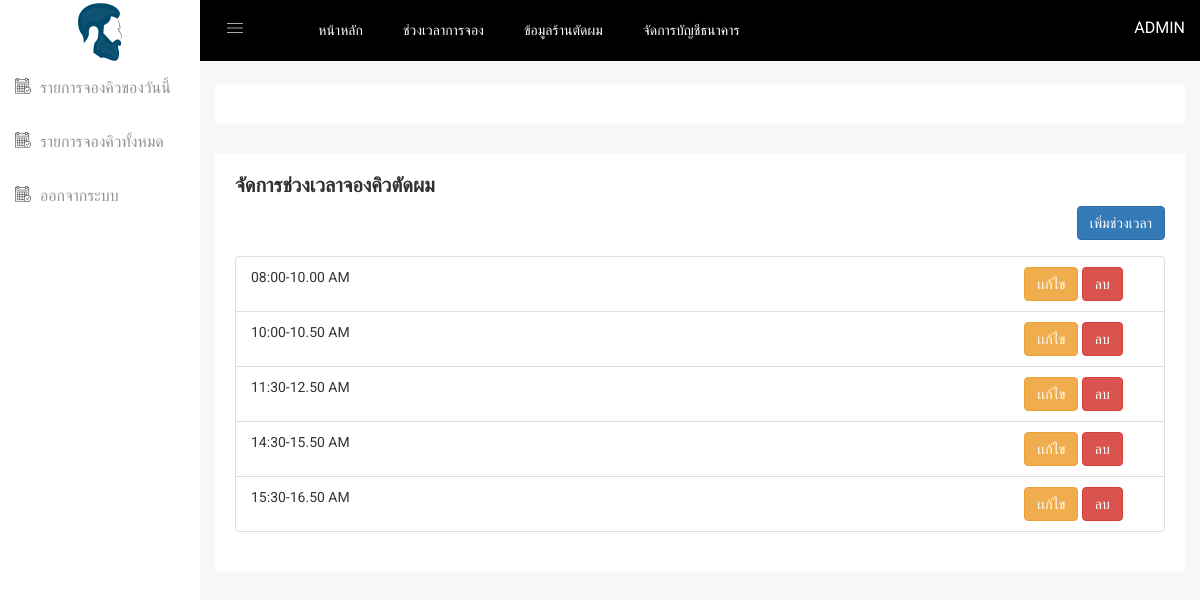
The page /admin_time_slot.php (signed in) on the database its author committed.
### tables this page shows
CREATE TABLE `tb_time_slots` (
  `id` int NOT NULL,
  `time_slot_time` varchar(100) NOT NULL,
  `time_slot_status` tinyint(1) NOT NULL DEFAULT '1',
  `time_slot_description` varchar(100) NOT NULL
);

### www/admin_time_slot.php (the view, shortened to what this page needs)
<?php
include_once("./configs/connect_db.php");
$sqlTimeSlot="SELECT * FROM `tb_time_slots` ORDER BY `tb_time_slots`.`time_slot_time` ASC";
$queryTimeSlot=   mysqli_query($conn, $sqlTimeSlot);
?>
<!doctype html>
<html class="no-js" lang="en">
<head>
    <?php include_once("./head_fragment.php") ?>
    <link rel="stylesheet" href="css/alerts.css">
    <link rel="stylesheet" href="css/modals.css">
</head>
<body>
    <?php include_once("./sidebar.php") ?>
    <div class="all-content-wrapper">
        <div class="container-fluid">
            <div class="row">
                <div class="col-lg-12 col-md-12 col-sm-12 col-xs-12">
                    <div class="logo-pro">
                        <a href="index.html"><img class="main-logo" src="img/logo/logo.png" alt="" /></a>
                    </div>
                </div>
            </div>
        </div>
        <?php include_once("./header.php") ?>
        <div class="basic-form-area mg-b-15">
            <div class="container-fluid">
                <div class="row">
                    <div class="col-lg-12 col-md-12 col-sm-12 col-xs-12">
                        <div class="sparkline12-list mt-5">
                            <div class="sparkline12-hd">
                                <div class="row">
                                    <div class="col-md-12 bg-light text-left">
                                        <div class="main-sparkline12-hd">
                                            <h1>จัดการช่วงเวลาจองคิวตัดผม</h1>
                                        </div>
                                    </div>
                                    <div class="col-md-12 bg-light text-right mb-5" style="margin-bottom:1rem">
                                        <button data-toggle="modal" data-target="#PrimaryModalalertaa" type="button"
                                            class="btn btn-primary">เพิ่มช่วงเวลา</button>
                                    </div>
                                </div>
                            </div>
                            <div class="sparkline12-graph">
                                <div class="basic-login-form-ad">
                                    <div class="row">
                                        <div class="col-lg-12 col-md-12 col-sm-12 col-xs-12">
                                            <div class="all-form-element-inner">
                                                <ul class="list-group mt-5">
                                                    <?php
                                                if (mysqli_num_rows($queryTimeSlot) > 0) {
                                                    while($rowTimeSlot = mysqli_fetch_assoc($queryTimeSlot)) {?>
                                                    <li
                                                        class="list-group-item d-flex justify-content-between align-items-center">
                                                        <div class="row justify-content-end">
                                                            <div class="col-md-10">
                                                                <?=$rowTimeSlot["time_slot_description"]?>
                                                            </div>
                                                            <div class="col-md-2">
                                                                <?php
                                                               if($rowTimeSlot["time_slot_status"] == 1){
                                                                ?>
                                                                <button type="button" class="btn btn-warning" title=""
                                                                    data-original-title="เเก้ไข" data-toggle="modal"
                                                                    data-target="#PrimaryModalftblack<?=$rowTimeSlot["id"]?>">เเก้ไข
                                                                </button>
                                                                <a data-toggle="tooltip" title=""
                                                                    href="admin_time_slot.php?deleteR=req&time_lot_id=<?=$rowTimeSlot["id"]?>"
                                                                    type="button" class="btn btn-danger"
                                                                    data-original-title="ลบ">ลบ
                                                                </a>
                                                                <?php    }
                                                            ?>
                                                            </div>
                                                        </div>
                                                    </li>
                                                    <?php     }
                                                }else{
                                                    echo "<h1>ไม่พบข้อมูล</h1>";
                                                }
                                                ?>
                                                </ul>
                                            </div>
                                        </div>
                                    </div>
                                </div>
                            </div>
                        </div>
                    </div>
                </div>
            </div>
        </div>
    </div>
</body>
</html>

### www/head_fragment.php (shortened to what this page needs)
<link rel="stylesheet" href="css/bootstrap.min.css">
<link rel="stylesheet" href="css/font-awesome.min.css">
<link rel="stylesheet" href="css/owl.carousel.css">
<link rel="stylesheet" href="css/owl.theme.css">
<link rel="stylesheet" href="css/owl.transitions.css">
<link rel="stylesheet" href="css/animate.css">
<link rel="stylesheet" href="css/normalize.css">
<link rel="stylesheet" href="css/meanmenu.min.css">
<link rel="stylesheet" href="css/main.css">
<link rel="stylesheet" href="css/educate-custon-icon.css">
<link rel="stylesheet" href="css/morrisjs/morris.css">
<link rel="stylesheet" href="css/scrollbar/jquery.mCustomScrollbar.min.css">
<link rel="stylesheet" href="css/metisMenu/metisMenu.min.css">
<link rel="stylesheet" href="css/metisMenu/metisMenu-vertical.css">
<link rel="stylesheet" href="css/calendar/fullcalendar.min.css">
<link rel="stylesheet" href="css/calendar/fullcalendar.print.min.css">
<link rel="stylesheet" href="css/form/all-type-forms.css">
<link rel="stylesheet" href="css/dropzone/dropzone.css">
<link rel="stylesheet" href="style.css">
<link rel="stylesheet" href="css/responsive.css">

### www/sidebar.php (shortened to what this page needs)
<div class="left-sidebar-pro">
    <nav id="sidebar" class="">
        <div class="sidebar-header">
            <a href="info_shop.php"><img class="main-logo" src="img/logo/logo.png" alt="" /></a>
        </div>
        <div class="left-custom-menu-adp-wrap comment-scrollbar">
            <nav class="sidebar-nav left-sidebar-menu-pro">
                <ul class="metismenu" id="menu1">
                    <?php
                           if($_SESSION["user_role"] ==="USER"){?>
                    <li>
                        <a title="Landing Page" href="./jongq_list_user_toDay.php" aria-expanded="false"><span
                                class="educate-icon educate-event icon-wrap sub-icon-mg" aria-hidden="true"></span>
                            <span class="mini-click-non">รายการจองคิวของวันนี้</span>
                        </a>
                    </li>
                    <li>
                        <a title="Landing Page" href="./jongq_list_user.php" aria-expanded="false"><span
                                class="educate-icon educate-event icon-wrap sub-icon-mg" aria-hidden="true"></span>
                            <span class="mini-click-non">รายการจองคิวทั้งหมด</span>
                        </a>
                    </li>
                    <!-- <li>
                           <a title="Landing Page" href="events.html" aria-expanded="false"><span
                                   class="educate-icon educate-event icon-wrap sub-icon-mg" aria-hidden="true"></span>
                               <span class="mini-click-non">ข่าว</span></a>
                       </li> -->
                    <?php }
                    else{
                       ?>
                    <li>
                        <a title="Landing Page" href="./jongq_list_admin_toDay.php" aria-expanded="false"><span
                                class="educate-icon educate-event icon-wrap sub-icon-mg" aria-hidden="true"></span>
                            <span class="mini-click-non">รายการจองคิวของวันนี้</span>
                        </a>
                    </li>
                    <li>
                        <a title="Landing Page" href="./jongq_list_admin.php" aria-expanded="false"><span
                                class="educate-icon educate-event icon-wrap sub-icon-mg" aria-hidden="true"></span>
                            <span class="mini-click-non">รายการจองคิวทั้งหมด</span>
                        </a>
                    </li>
                    <?php     }
                    ?>
                    <li>
                        <a title="Landing Page" href="./logout.php" aria-expanded="false"><span
                                class="educate-icon educate-event icon-wrap sub-icon-mg" aria-hidden="true"></span>
                            <span class="mini-click-non">ออกจากระบบ</span>
                        </a>
                    </li>
                </ul>
            </nav>
        </div>
    </nav>
</div>

### www/header.php (shortened to what this page needs)
<div class="header-advance-area">
    <div class="header-top-area" style="background: #000000">
        <div class="container-fluid">
            <div class="row">
                <div class="col-lg-12 col-md-12 col-sm-12 col-xs-12">
                    <div class="header-top-wraper">
                        <div class="row">
                            <div class="col-lg-1 col-md-0 col-sm-1 col-xs-12">
                                <div class="menu-switcher-pro">
                                    <button type="button" id="sidebarCollapse"
                                        class="btn bar-button-pro header-drl-controller-btn btn-info navbar-btn">
                                        <i class="educate-icon educate-nav"></i>
                                    </button>
                                </div>
                            </div>
                            <div class="col-lg-6 col-md-7 col-sm-6 col-xs-12">
                                <div class="header-top-menu tabl-d-n">
                                    <ul class="nav navbar-nav mai-top-nav">
                                        <li class="nav-item"><a href="./info_shop.php" class="nav-link">หน้าหลัก</a>
                                        </li>
                                        <?php
                         if($_SESSION["user_role"] ==="USER"){?>
                                        <li class="nav-item"><a href="./jongq_user.php"
                                                class="nav-link">จองคิวตัดผม</a>
                                        </li>
                                        <!-- <li class="nav-item"><a href="./jongq_list_user_toDay.php"
                                                class="nav-link">รายการจองคิวตัดผมวันนี้</a>
                                        </li> -->
                                        <li class="nav-item"><a href="./update_user_profile.php"
                                                class="nav-link">เเก้ไขข้อมูลผู้ใช้งาน</a>
                                        </li>
                                        <li class="nav-item"><a href="./update_user_password.php"
                                                class="nav-link">เเก้ไขรหัสผ่าน</a>
                                        </li>
                                        <?php }elseif($_SESSION["user_role"] ==="ADMIN"){?>
                                        <li class="nav-item"><a href="./admin_time_slot.php"
                                                class="nav-link">ช่วงเวลาการจอง</a>
                                        </li>
                                        <li class="nav-item"><a href="./update_shop_information.php"
                                                class="nav-link">ข้อมูลร้านตัดผม</a>
                                        </li>
                                        <li class="nav-item"><a href="./admin_bank_account.php"
                                                class="nav-link">จัดการบัญชีธนาคาร</a>
                                        </li>
                                        <?php   } ?>
                                    </ul>
                                </div>
                            </div>
                            <div class="col-lg-5 col-md-5 col-sm-12 col-xs-12">
                                <div class="header-right-info">
                                    <ul class="nav navbar-nav mai-top-nav header-right-menu">
                                        <li class="nav-item">
                                            <a href="#" data-toggle="dropdown" role="button" aria-expanded="false"
                                                class="nav-link dropdown-toggle">
                                                <?php
                                                     if($_SESSION['profile'] == NULL || $_SESSION['profile'] == "" ){
                                                             echo "<img src='img/user/profile.png' alt='' />";
                                                     }else{?>
                                                <img src='img/user/<?=$_SESSION['profile']?>' alt='' />
                                                <?php }
                                                     ?>
                                                <span class="admin-name"><?=$_SESSION['full_name'];?></span>
                                            </a>
                                        </li>
                                    </ul>
                                </div>
                            </div>
                        </div>
                    </div>
                </div>
            </div>
        </div>
    </div>
    <div class="breadcome-area">
        <div class="container-fluid">
            <div class="row">
                <div class="col-lg-12 col-md-12 col-sm-12 col-xs-12">
                    <div class="breadcome-list single-page-breadcome">
                    </div>
                </div>
            </div>
        </div>
    </div>
</div>

### www/css/main.css (style rules this page uses)
html { color: #222; font-size: 1em; line-height: 1.4; }
audio, canvas, iframe, img, svg, video { vertical-align: middle; }

### www/css/metisMenu/metisMenu-vertical.css (style rules this page uses)
.sidebar-nav { background: #fff; }
.sidebar-nav ul { padding: 0; margin: 0; list-style: none; background: #f5f5f5; }
.sidebar-nav .metismenu { background: #fff; display: -webkit-box; display: -ms-flexbox; display: flex; -webkit-box-orient: vertical; -webkit-box-direction: normal; -ms-flex-direction: column; flex-direction: column; }
.sidebar-nav .metismenu li + li { margin-top: 5px; }
.sidebar-nav .metismenu li:last-child { margin-bottom: 5px; }
.sidebar-nav .metismenu > li { display: -webkit-box; display: -ms-flexbox; display: flex; -webkit-box-orient: vertical; -webkit-box-direction: normal; -ms-flex-direction: column; flex-direction: column; position: relative; }
.sidebar-nav .metismenu a { position: relative; display: block; padding: 13px 15px; color: #444; outline-width: 0; transition: all .3s ease-out; font-size:16px; font-weight:400; }
.sidebar-nav .metismenu li .icon-wrap { margin-right:5px; font-size:20px; color:#303030; }
.sidebar-nav .metismenu li .sub-icon-mg { margin-right:5px; font-size:16px; }

### rows shown on the page
tb_time_slots: time_slot_description "08:00-10.00 AM"
tb_time_slots: time_slot_description "10:00-10.50 AM"
tb_time_slots: time_slot_description "11:30-12.50 AM"
tb_time_slots: time_slot_description "14:30-15.50 AM"
tb_time_slots: time_slot_description "15:30-16.50 AM"

### other values the page prints
$_SESSION['full_name'] "ADMIN"
